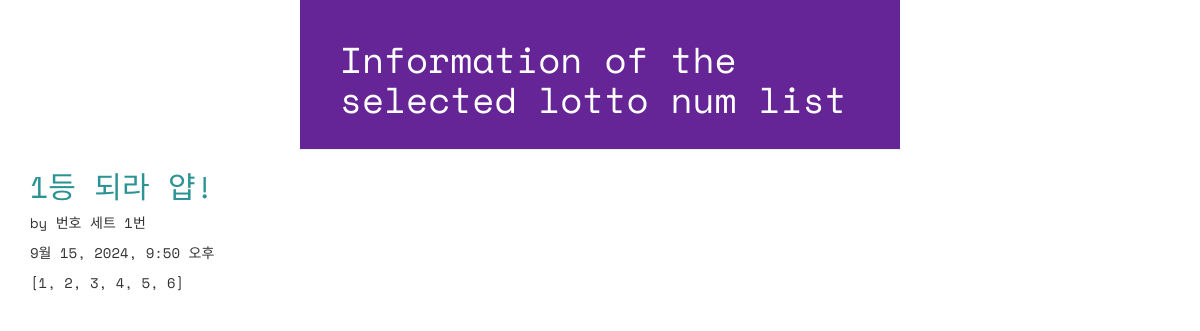
The page /lotto/1/detail on the database its author committed.
### lotto/models.py (models this page shows, shortened)
class GuessNumbers(models.Model): # DB에 저장될 로또 번호 리스트
    name = models.CharField(max_length=24) # 로또 번호 리스트의 이름
    text = models.CharField(max_length=255) # 로또 번호 리스트에 대한 설명
    lottos = models.CharField(max_length=255, default='[1, 2, 3, 4, 5, 6]') # 로또 번호들이 담길 str
    num_lotto = models.IntegerField(default=5) # 6개 번호 set의 갯수
    update_date = models.DateTimeField()

### lotto/views.py (the view)
# urls.py: path('lotto/<int:lottokey>/detail', views.detail, name='detail'), # lotto > views.py 파일의 detail 함수 호출
def detail(request, lottokey):
    lotto = GuessNumbers.objects.get(id=lottokey)
    return render(request, 'lotto/detail.html', {'lotto':lotto}) # lotto > templates > lotto > detail.html 파일을 렌더링하여 사용자에게 보여줌

### lotto/templates/lotto/detail.html (shortened to what this page needs)
<!DOCTYPE html>
{% load static %}
<html lang="ko">
<head>
    <link rel="stylesheet" href="//maxcdn.bootstrapcdn.com/bootstrap/3.2.0/css/bootstrap.min.css">
    <link rel="stylesheet" href="//maxcdn.bootstrapcdn.com/bootstrap/3.2.0/css/bootstrap-theme.min.css">
    <link rel="stylesheet" href="{% static 'css/lotto.css'%}">
</head>
<body>
    <div class="page-header">
        <h1>Information of the selected lotto num list</h1>
    </div>
    <div class="container lotto">
        <h2>{{ lotto.text }}</h2>
        <p> by {{ lotto.name }}</p>
        <p> {{ lotto.update_date }}</p>
        <p> {{ lotto.lottos | linebreaksbr }}</p>
    </div>
</body>
</html>

### lotto/static/css/lotto.css (style rules this page uses)
.page-header { background-color: #652596; margin-top: 0; padding: 20px 20px 20px 40px; font-family: 'Space Mono', monospace; width: 50%; margin: auto; }
.page-header h1 { color: #FFFFFF; }
.container { font-family: 'Space Mono', monospace; }
.container h2 { color: #2c9394; }

### rows shown on the page
GuessNumbers: text "1등 되라 얍!", name "번호 세트 1번", update_date "9월 15, 2024, 9:50 오후", lottos "[1, 2, 3, 4, 5, 6]"
